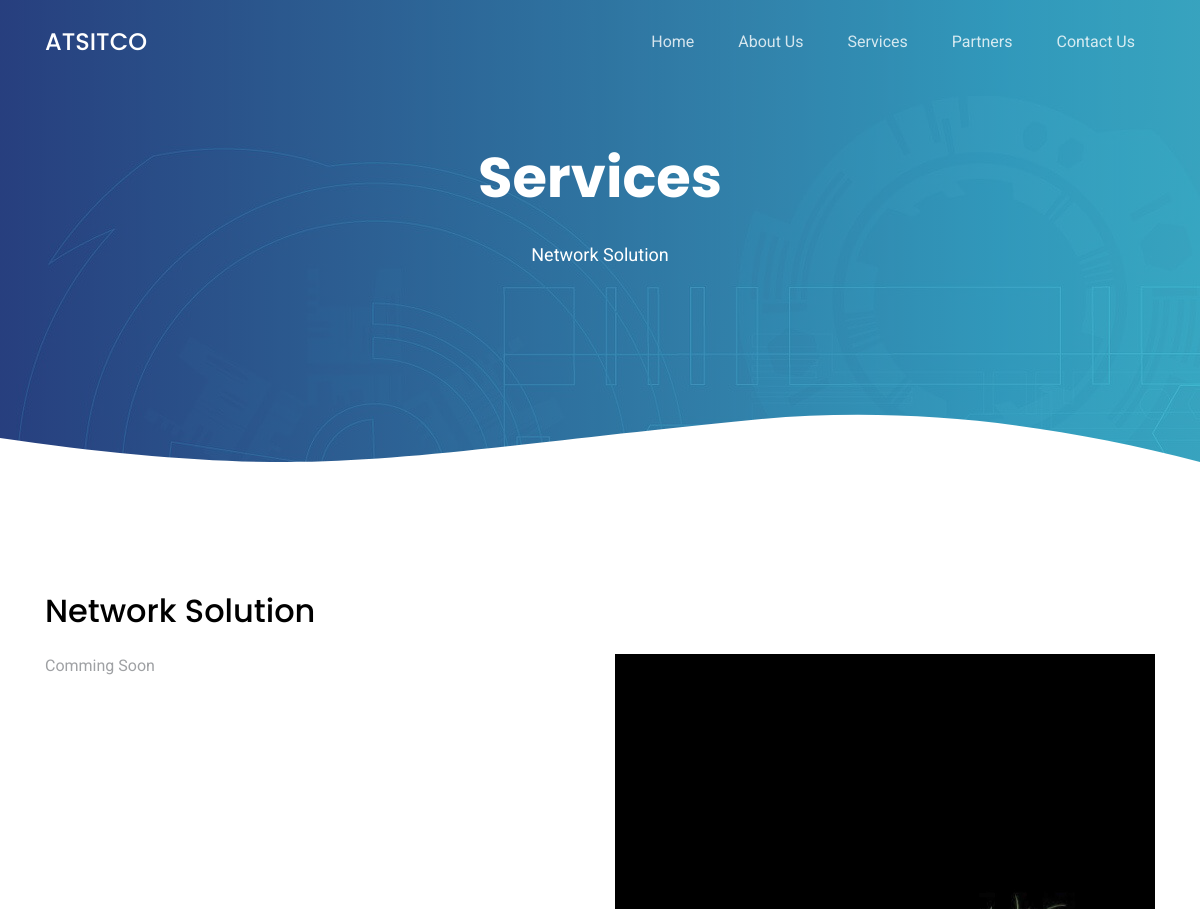
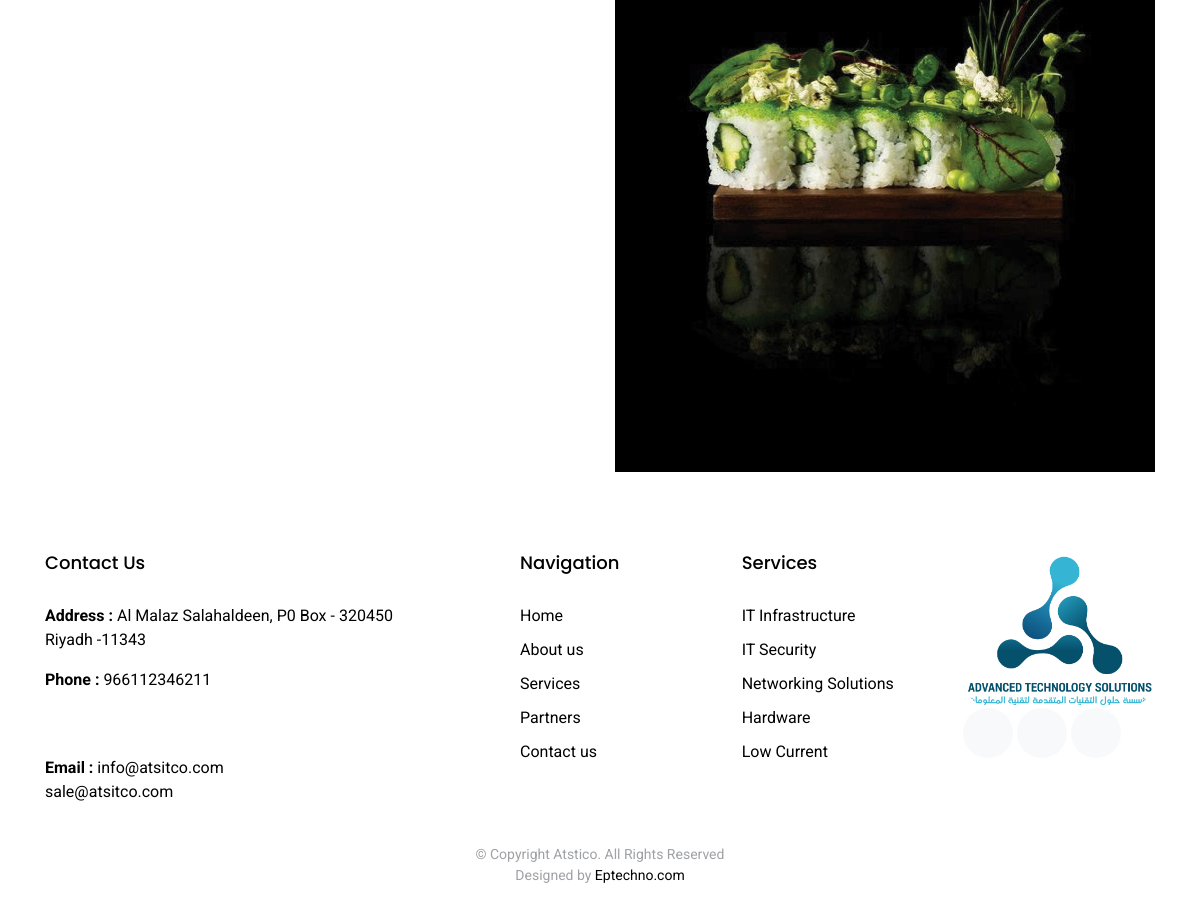
Page /index.php/template/network on the committed database (2 pictures, top to bottom).
### tables this page shows
CREATE TABLE `company_profile` (
  `id` int(11) NOT NULL,
  `company_name` varchar(225) DEFAULT NULL,
  `company_fullname` varchar(225) DEFAULT NULL,
  `address` longtext,
  `phone` varchar(225) DEFAULT NULL,
  `email` varchar(225) DEFAULT NULL,
  `company_logo` varchar(225) DEFAULT NULL
);

CREATE TABLE `services` (
  `id` int(11) NOT NULL,
  `infra` longtext,
  `security` longtext,
  `network` longtext,
  `hardware` longtext,
  `lowcur` longtext,
  `infra_img` varchar(225) DEFAULT NULL,
  `security_img` varchar(225) DEFAULT NULL,
  `network_img` varchar(225) DEFAULT NULL,
  `hardware_img` varchar(225) DEFAULT NULL,
  `lowcur_img` varchar(225) DEFAULT NULL
);

### application/controllers/Template.php (called while the page is built, shortened)
<?php
class Template extends CI_Controller {
	public function network()
	{
		$company_data = $this->db->where('id','1')
        				->get('company_profile')->row();
		$servicesdata = $this->CustomizeModel->services_data();
		$this->load->view('template/head',compact('company_data','servicesdata'));
		$this->load->view('template/network');
		$this->load->view('template/footer');
	}
}
?>

### index.php (called while the page is built, shortened)
<?php
require_once BASEPATH.'core/CodeIgniter.php';

### application/models/CustomizeModel.php (called while the page is built, shortened)
<?php
class CustomizeModel extends CI_Model
{
  public function services_data(){
      return   $this->db->where('1','1')
        ->get('services')->row();
  }
}
?>

### application/views/template/network.php (the view, shortened to what this page needs)
<main id="main">
  <div class="hero-section inner-page">
    <div class="wave">
    </div>
    <div class="container">
      <div class="row align-items-center">
        <div class="col-12">
          <div class="row justify-content-center">
            <div class="col-md-7 text-center hero-text">
              <h1 data-aos="fade-up" data-aos-delay="">Services</h1>
              <p class="mb-5" data-aos="fade-up" data-aos-delay="100">Network Solution</p>
            </div>
          </div>
        </div>
      </div>
    </div>
  </div>
  <section class="section pb-0">
    <div class="container">
      <h2 class="mb-4">Network Solution</h2>
      <div class="row">
        <div class="col-md-6 mr-auto">
          <p class="mb-4" style="text-align: justify;"><?php echo $servicesdata->network ?></p>
        </div>
        <div class="col-md-6" data-aos="fade-left">
          <img src="<?php echo base_url().'assets/upload/'.$servicesdata->network_img ?>" alt="Image" class="img-fluid">
        </div>
      </div>
    </div>
  </section>
</main>

### application/views/template/head.php (shortened to what this page needs)
<!DOCTYPE html>
<html lang="en">
<head>
  <?= link_tag("assets/temp/assets/vendor/bootstrap/css/bootstrap.min.css");?>
  <?= link_tag("assets/temp/assets/vendor/icofont/icofont.min.css");?>
  <?= link_tag("assets/temp/assets/vendor/aos/aos.css");?>
  <?= link_tag("assets/temp/assets/vendor/line-awesome/css/line-awesome.min.css");?>
  <?= link_tag("assets/temp/assets/vendor/owl.carousel/assets/owl.carousel.min.css");?>
  <?= link_tag("assets/temp/assets/css/style.css");?>
</head>
<body>
  <header class="site-navbar js-sticky-header site-navbar-target" role="banner">
    <div class="container">
      <div class="row align-items-center">
        <div class="col-6 col-lg-2">
          <h1 class="mb-0 site-logo"><a href="<?php echo base_url() ?>index.php/template" class="mb-0"><?php echo $company_data->company_name ?></a></h1>
        </div>
        <div class="col-12 col-md-10 d-none d-lg-block">
          <nav class="site-navigation position-relative text-right" role="navigation">
            <ul class="site-menu main-menu js-clone-nav mr-auto d-none d-lg-block">
              <li class=""><a href="<?php echo base_url() ?>index.php/template" class="nav-link">Home</a></li>
              <li><a href="<?php echo base_url() ?>index.php/template/about" class="nav-link">About Us</a></li>
              <li class="has-children">
                <a href="#" class="nav-link">Services</a>
              </li>
              <li><a href="<?php echo base_url() ?>index.php/template/partners"  class="nav-link">Partners</a></li>
              <li><a href="<?php echo base_url() ?>index.php/template/contact" class="nav-link">Contact Us</a></li>
            </ul>
          </nav>
        </div>
      </div>
    </div>
  </header>

### application/views/template/footer.php (shortened to what this page needs)
  <footer class="footer" role="contentinfo">
    <div class="container">
      <div class="row">
        <div class="col-md-4 mb-4 mb-md-0" style="color: black;">
          <h3>Contact Us</h3>
          <p><b>Address : </b><?php echo $company_data->address ?></p>
          <p><b>Phone : </b>
            <?php foreach (json_decode($company_data->phone) as  $value): ?>
              <?php if ($value != ''): ?>
                <?php echo $value->phone ?><br>
              <?php endif; ?>
            <?php endforeach; ?>
          </p>
          <p><b>Email : </b>
            <?php foreach (json_decode($company_data->email) as  $value): ?>
              <?php if ($value != ''): ?>
                <?php echo $value->email ?><br>
              <?php endif; ?>
            <?php endforeach; ?>
          </p>
        </div>
        <div class="col-md-7 ml-auto">
          <div class="row site-section pt-0">
            <div class="col-md-4 mb-4 mb-md-0">
              <h3>Navigation</h3>
              <ul class="list-unstyled">
                <li><a href="<?php echo base_url() ?>index.php/template">Home</a></li>
                <li><a href="<?php echo base_url() ?>index.php/template/about">About us</a></li>
                <li><a href="<?php echo base_url() ?>index.php/template/service">Services</a></li>
                <li><a href="<?php echo base_url() ?>index.php/template/service">Partners</a></li>
                <li><a href="<?php echo base_url() ?>index.php/template/contact">Contact us</a></li>
              </ul>
            </div>
            <div class="col-md-4 mb-4 mb-md-0">
              <h3>Services</h3>
              <ul class="list-unstyled">
                <li><a href="<?php echo base_url() ?>index.php/template/infra">IT Infrastructure</a></li>
                <li><a href="<?php echo base_url() ?>index.php/template/security" >IT Security</a></li>
                <li><a href="<?php echo base_url() ?>index.php/template/network">Networking Solutions</a></li>
                <li><a href="<?php echo base_url() ?>index.php/template/hardware" >Hardware</a></li>
                <li><a href="<?php echo base_url() ?>index.php/template/lowcurrent">Low Current</a></li>
              </ul>
            </div>
            <div class="col-md-4 mb-4 mb-md-0">
              <img src="<?php echo base_url().'assets/upload/'.$company_data->company_logo ?>" class="img-fluid"  style="border-radius: 30px;" >
              <p class="social">
                <a href="#"><span class="icofont-twitter"></span></a>
                <a href="#"><span class="icofont-facebook"></span></a>
                <a href="#"><span class="icofont-dribbble"></span></a>
              </p>
            </div>
          </div>
        </div>
      </div>
      <div class="row justify-content-center text-center">
        <div class="col-md-7">
          <p class="copyright">&copy; Copyright Atstico. All Rights Reserved</p>
          <div class="credits">
            Designed by <a href="https://eptechno.com/" target="_blank">Eptechno.com</a>
          </div>
        </div>
      </div>
    </div>
  </footer>
</body>
</html>

### assets/temp/assets/css/style.css (style rules this page uses)
html { overflow-x: hidden; }
body { font-family: "Roboto", sans-serif; color: #9fa1a4; line-height: 1.5; }
a { color: #777; transition: .3s all ease; }
h1, h2, h3, h4, h5, h6, .font-heading { font-family: "Poppins", sans-serif; color: #000; }
.container { z-index: 2; position: relative; }
.section { padding: 7rem 0; }
.sticky-wrapper .site-navbar { transition: .3s all ease; }
.sticky-wrapper .site-navbar .site-logo a { color: #fff; }
.sticky-wrapper .site-navbar .site-menu > li > a { color: rgba(255, 255, 255, 0.8) !important; }
.hero-section { background: linear-gradient(to right, rgba(39, 70, 133, 0.8) 0%, rgba(61, 179, 197, 0.8) 100%), url(../img/hero-bg.jpg); position: relative; }
.hero-section .wave { width: 100%; overflow: hidden; position: absolute; z-index: 1; bottom: -150px; }
.hero-section .wave svg { width: 100%; }
.hero-section, .hero-section > .container > .row { height: 100vh; min-height: 880px; }
.hero-section.inner-page { height: 60vh; min-height: 0; }
.hero-section.inner-page .hero-text { transform: translateY(-150px); margin-top: -120px; }
.hero-section h1 { font-size: 3.5rem; color: #fff; font-weight: 700; margin-bottom: 30px; }
.hero-section p { font-size: 18px; color: #fff; }
.site-navbar { margin-bottom: 0px; z-index: 1999; position: absolute; top: 0; width: 100%; }
.site-navbar .site-logo { position: relative; font-size: 24px; }
.site-navbar .site-logo a { color: #fff; }
.site-navbar .site-navigation .site-menu { margin-bottom: 0; }
.site-navbar .site-navigation .site-menu a { text-decoration: none !important; display: inline-block; }
.site-navbar .site-navigation .site-menu > li { display: inline-block; }
.site-navbar .site-navigation .site-menu > li > a { padding: 30px 20px; color: #000000; display: inline-block; text-decoration: none !important; }
.site-navbar .site-navigation .site-menu .has-children { position: relative; }
.site-navbar .site-navigation .site-menu .has-children > a { position: relative; padding-right: 20px; }
.site-navbar .site-navigation .site-menu .has-children > a:before { position: absolute; content: "\ea99"; font-size: 16px; top: 52%; right: 0; transform: translateY(-50%); font-family: 'icofont'; }
.site-mobile-menu .site-nav-wrap { padding: 0; margin: 0; list-style: none; position: relative; }
.site-mobile-menu .site-nav-wrap a { padding: 10px 20px; display: block; position: relative; }
.site-mobile-menu .site-nav-wrap li { position: relative; display: block; }
.site-mobile-menu .site-nav-wrap > li { display: block; position: relative; float: left; width: 100%; }
.site-mobile-menu .site-nav-wrap > li > a { padding-left: 20px; font-size: 20px; }
.footer { padding: 5rem 0 2.5rem 0; }
.footer h3 { font-size: 18px; margin-bottom: 30px; }
.footer ul li { margin-bottom: 10px; }
.footer a { color: #000; }
.footer .copyright { margin-bottom: 0px; }
.footer .copyright, .footer .credits { font-size: 14px; }
.social a { display: inline-block; width: 50px; height: 50px; border-radius: 50%; background: #f8f9fa; position: relative; text-align: center; transition: .3s background ease; color: #0d1e2d; }
.social a span { display: inline-block; left: 50%; position: absolute; top: 50%; transform: translate(-50%, -50%); }

### rows in the picture
company_profile: company_name "ATSITCO", address "Al Malaz Salahaldeen, P0 Box - 320450 Riyadh -11343", company_logo (picture)
services: network "Comming Soon", network_img (picture)

### other values in the picture
$value->phone "966112346211"
$value->email "info@atsitco.com"
$value->email "sale@atsitco.com"
